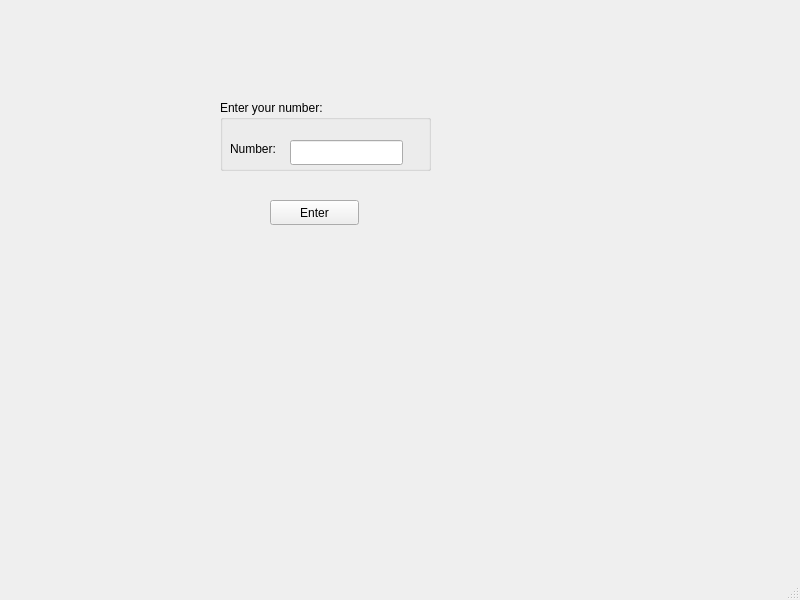
<?xml version="1.0" encoding="UTF-8"?>
<ui version="4.0">
 <class>MainWindow</class>
 <widget class="QMainWindow" name="MainWindow">
  <property name="geometry">
   <rect>
    <x>0</x>
    <y>0</y>
    <width>800</width>
    <height>600</height>
   </rect>
  </property>
  <property name="windowTitle">
   <string>MainWindow</string>
  </property>
  <widget class="QWidget" name="centralwidget">
   <widget class="QGroupBox" name="groupBox">
    <property name="geometry">
     <rect>
      <x>220</x>
      <y>100</y>
      <width>211</width>
      <height>71</height>
     </rect>
    </property>
    <property name="title">
     <string>Enter your number:</string>
    </property>
    <widget class="QLabel" name="label">
     <property name="geometry">
      <rect>
       <x>10</x>
       <y>40</y>
       <width>67</width>
       <height>17</height>
      </rect>
     </property>
     <property name="text">
      <string>Number:</string>
     </property>
    </widget>
    <widget class="QLineEdit" name="lineEdit">
     <property name="geometry">
      <rect>
       <x>70</x>
       <y>40</y>
       <width>113</width>
       <height>25</height>
      </rect>
     </property>
    </widget>
   </widget>
   <widget class="QPushButton" name="pushButton">
    <property name="geometry">
     <rect>
      <x>270</x>
      <y>200</y>
      <width>89</width>
      <height>25</height>
     </rect>
    </property>
    <property name="text">
     <string>Enter</string>
    </property>
   </widget>
  </widget>
  <widget class="QMenuBar" name="menubar">
   <property name="geometry">
    <rect>
     <x>0</x>
     <y>0</y>
     <width>800</width>
     <height>22</height>
    </rect>
   </property>
  </widget>
  <widget class="QStatusBar" name="statusbar"/>
 </widget>
 <resources/>
 <connections/>
</ui>
